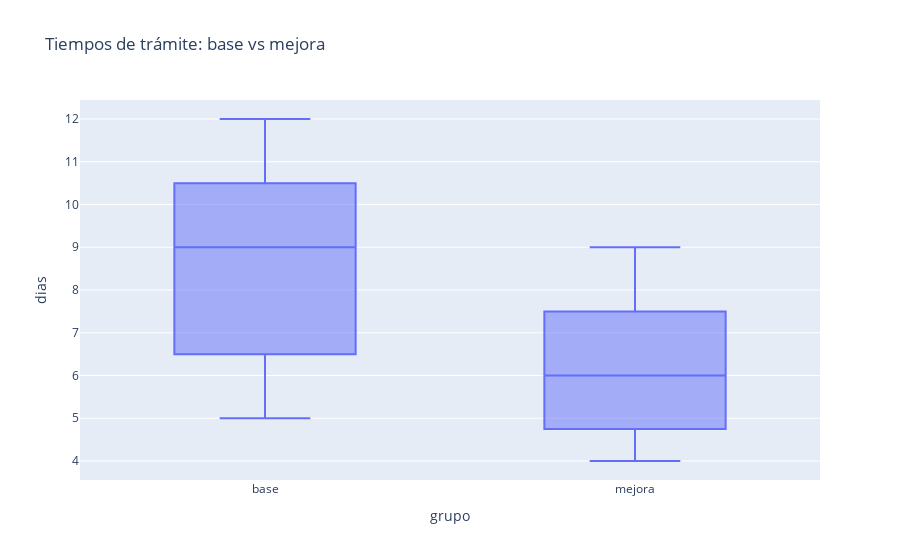

Notebook source saved alongside this figure:
### Markdown cell above
## 🏗️ Arquitectura de interoperabilidad y apertura
- Integración de registros/padrones con estándares de interoperabilidad.
- Lakehouse por dominios y contratos de datos.
- Portales y APIs; observatorios de transparencia.

### Code cell
# Visual: distribución de tiempos de trámite
import plotly.express as px
import pandas as pd
vis = pd.DataFrame({'grupo':['base']*len(base)+['mejora']*len(mejora), 'dias':base+mejora})
fig = px.box(vis, x='grupo', y='dias', title='Tiempos de trámite: base vs mejora')
fig.show()

### Figure 1 — Plotly figure (JSON) as saved in the notebook; plotly's stock layout.template omitted (floating-point values rounded to 4 significant figures)
{"data": [{"alignmentgroup": "True", "hovertemplate": "grupo=%{x}<br>dias=%{y}<extra></extra>", "legendgroup": "", "marker": {"color": "#636efa"}, "name": "", "notched": false, "offsetgroup": "", "orientation": "v", "showlegend": false, "type": "box", "x": ["base", "base", "base", "base", "base", "mejora", "mejora", "mejora", "mejora", "mejora"], "x0": " ", "xaxis": "x", "y": [7, 10, 12, 5, 9, 5, 7, 9, 4, 6], "y0": " ", "yaxis": "y"}], "layout": {"boxmode": "group", "legend": {"tracegroupgap": 0}, "title": {"text": "Tiempos de trámite: base vs mejora"}, "xaxis": {"anchor": "y", "domain": [0, 1], "title": {"text": "grupo"}}, "yaxis": {"anchor": "x", "domain": [0, 1], "title": {"text": "dias"}}}}
